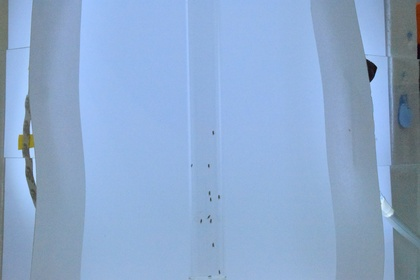
%> input picture images/DSC_0001.JPG, 420 x 280 px, shrunk from 4496 x 3000 before the run
$ octave --eval "result = fs3(imread('images/DSC_0001.JPG'));"   (GNU Octave 9; MATLAB toolbox functions it lacks are replaced by stand-ins)
%> lines starting %> are read from the running program, lines starting %| are printed output that depends on the picture; in (x1, y1, x2, y2) boxes, pixels count from 0 and x2, y2 are one past the last pixel; in counts of white or black regions, pixels touching at a corner belong together; the program's own positions count from 1
% fs3
%
% created by Srinivas Gorur-Shandilya at 10:04 , 22 December 2015. Contact me at http://srinivas.gs/contact/
%
% This work is licensed under the Creative Commons Attribution-NonCommercial-ShareAlike 4.0 International License.
% To view a copy of this license, visit http://creativecommons.org/licenses/by-nc-sa/4.0/.

function [r,rgb] = fs3(rgb)

I = rgb(:,:,1);
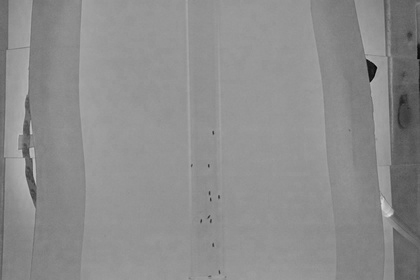
%> I: size 280x420 uint8; min 2, max 227, mean 140.6
I = 255 - I;
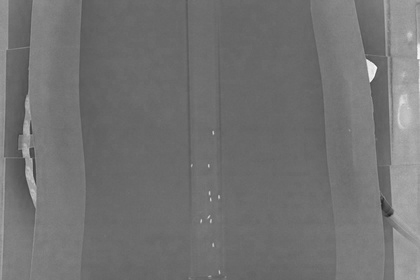
%> I: size 280x420 uint8; min 28, max 253, mean 114.4

% top hat filtering
I = (imtophat(I,strel('disk',5)));
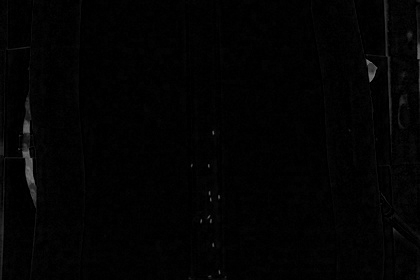
%> I: size 280x420 uint8; min 0, max 125, mean 2.9
Ibw = (im2bw(I,graythresh(I)));
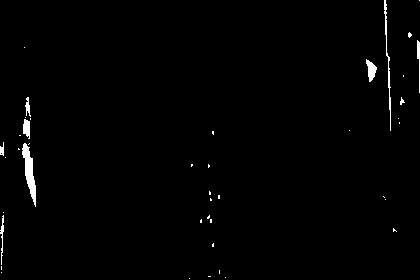
%> Ibw: size 280x420 logical; 1.1% white; 42 white regions (33 under 20 px), largest, box (x1, y1, x2, y2) and area: (22, 143, 36, 207) 411, (384, 0, 391, 131) 210, (366, 59, 377, 82) 141


L = bwlabel(Ibw);
%> L: size 280x420 double; 43 distinct labels, from 0 to 42

r0 = regionprops(L,'Area','Centroid');
%> r0 = 42 regions; largest, Area and Centroid: 411 [30.1 172.5], 210 [388.3 60.4], 141 [371.7 70.7], 107 [27.3 128.8], 88 [419.4 60.5]
r = r0;
%> r has the same summary as r0


% throw out very small regions
r([r.Area]<10) = [];

resolve_these = find([r.Area]>1.5*mean([r.Area]));
%> resolve_these = [3 7]
for i = 1:length(resolve_these)
	resolve_this = resolve_these(i);
	% blank out everything else
	ff = L;
	ff(ff~=resolve_this) = 0;
	ff(ff~=0) = 1;
	ff = cutImage(ff',r0(resolve_this).Centroid,50);

	% keep opening the image till iwe split the object
	for s = 1:20
		ff_open = imopen(ff,strel('disk',s,0));
		rr =  (regionprops(logical(ff_open),'Centroid','Area'));
		if length(rr) > 1

			break
		end
	end

	if length(rr) == 0
		% plot(r(i).Centroid(1),r(i).Centroid(2),'r+','MarkerSize',12)
	else
		for j = 1:length(rr)
			rr(j).Centroid(1) = rr(j).Centroid(1) + r(resolve_this).Centroid(1) - 50 ;
			rr(j).Centroid(2) = rr(j).Centroid(2) + r(resolve_this).Centroid(2) - 50;
		end
		r(resolve_this) = [];
		r = [r; rr];
	end
end
%> this loop made 1 pass
%> resolve_this on pass 1: 3
%> (the run ends here)
